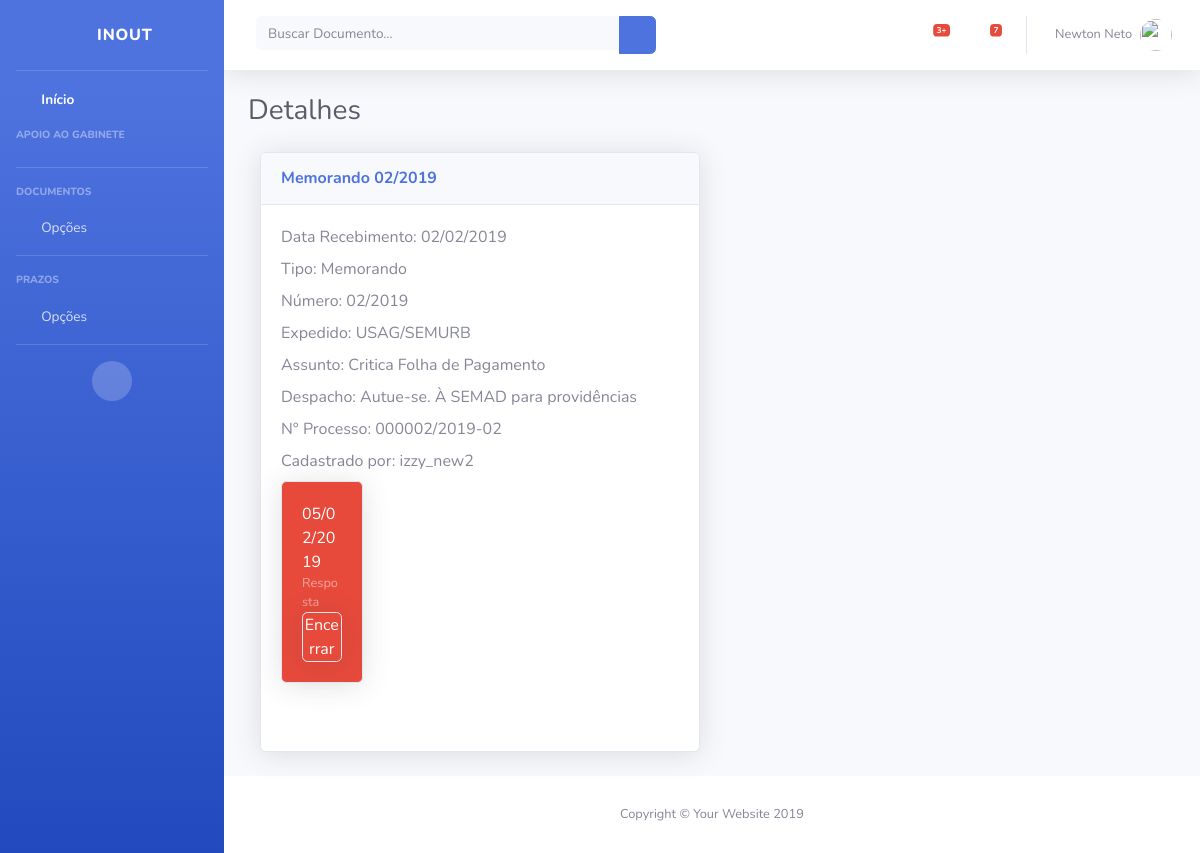
The page /2/detalhesdocumento.html (signed in) on the database its author committed.
### inout/models.py (models this page shows, shortened)
class Documento(models.Model):
	usuario = models.ForeignKey(User, on_delete = models.CASCADE)
	data_de_entrada = models.DateTimeField('Data de Entrada')
	tipo_de_documento = models.CharField(max_length = 30)
	numero_do_documento = models.CharField(max_length = 30)
	orgao_expedidor_do_documento = models.CharField(max_length = 150)
	assunto_do_documento = models.CharField(max_length = 1000)
	despacho_do_documento = models.CharField(max_length = 200)
	numero_do_processo = models.CharField(max_length = 30)

class Prazo(models.Model):
	documento = models.ForeignKey(Documento, on_delete = models.CASCADE)
	tipo_de_prazo = models.CharField(max_length = 20)
	data_do_prazo = models.DateTimeField('Prazo')
	prazo_encerrado = models.BooleanField(default = False)

### inout/views.py (the view)
# urls.py: path('<int:documento_id>/detalhesdocumento', views.detalhesdocumento, name = 'detalhesdocumento'),
@login_required
def detalhesdocumento(request, documento_id):
	documento = get_object_or_404(Documento, pk = documento_id)
	contexto = {
		'documento': documento,
		'data_de_hoje': datetime.date.today(),
	}
	return render(request, 'inout/detalhesdocumento.html', contexto)

### inout/templates/inout/detalhesdocumento.html (shortened to what this page needs)
{% load staticfiles %}
{% include "header.html" %}
        <div class="container-fluid">
          <h1 class="h3 mb-4 text-gray-800">Detalhes</h1>
          <div class="col-lg-6 mb-4">
            <div class="card shadow mb-4">
              <div class="card-header py-3">
                <h6 class="m-0 font-weight-bold text-primary">{{ documento.tipo_de_documento }} {{ documento.numero_do_documento }}</h6>
              </div>
              <div class="card-body">
                {% if documento %}
                  <label>Data Recebimento: </label> {{ documento.data_de_entrada|date:'d/m/Y' }}
                  <br/>
                  <label>Tipo: </label> {{ documento.tipo_de_documento }}
                  <br/>
                  <label>Número: </label> {{ documento.numero_do_documento }}
                  <br/>
                  <label>Expedido: </label> {{ documento.orgao_expedidor_do_documento }}
                  <br/>
                  <label>Assunto: </label> {{ documento.assunto_do_documento }}
                  <br/>
                  <label>Despacho: </label> {{ documento.despacho_do_documento }}
                  <br/>
                  <label>N° Processo: </label> {{ documento.numero_do_processo }}
                  <br/>
                  <label>Cadastrado por: </label> {{ documento.usuario }}
                  <br/>
                  <div class="row">
                    <div class="col-lg-6 mb-4">
                      <div class="row">
                      {% for prazo in documento.prazo_set.all %}
                        <div class="col-lg-6 mb-4">
                          {% if prazo.prazo_encerrado == True %}
                            <div class="card bg-success text-white shadow">
                              <div class="card-body">
                                {{ prazo.data_do_prazo|date:'d/m/Y' }}
                              <div class="text-white-50 small">{{ prazo.tipo_de_prazo }}</div>
                              <span class="bg-success card text-white shadow centralizaTexto" />Encerrado</span>
                              </div>
                            </div>
                          {% elif prazo.prazo_encerrado == False and prazo.data_do_prazo|date:'d/m/Y' < data_de_hoje|date:'d/m/Y' %}
                            <div class="card bg-danger text-white shadow">
                              <div class="card-body">
                                {{ prazo.data_do_prazo|date:'d/m/Y' }}
                              <div class="text-white-50 small">{{ prazo.tipo_de_prazo }}</div>
                              <a id="removeStyleLink" href="{% url 'inout:alterar_status_prazo' documento.id prazo.id %}" class="bg-danger card text-white shadow centralizaTexto" />Encerrar</a>
                              </div>
                            </div>
                          {% endif %}
                        </div>
                      {% endfor %}
                      </div>
                    </div>
                  </div>
                {% endif %}
              </div>
            </div>
          </div>
        </div>
      </div>
{% include "footer.html" %}

### inout/static/css/principal.css (style rules this page uses)
#removeStyleLink { text-decoration: none; color: inherit; }
.centralizaTexto { text-align: center; }

### rows shown on the page
Documento: tipo_de_documento "Memorando", numero_do_documento "02/2019", data_de_entrada "02/02/2019", orgao_expedidor_do_documento "USAG/SEMURB", assunto_do_documento "Critica Folha de Pagamento", despacho_do_documento "Autue-se. À SEMAD para providências", numero_do_processo "000002/2019-02", usuario "izzy_new2"
Prazo: data_do_prazo "05/02/2019", tipo_de_prazo "Resposta"
